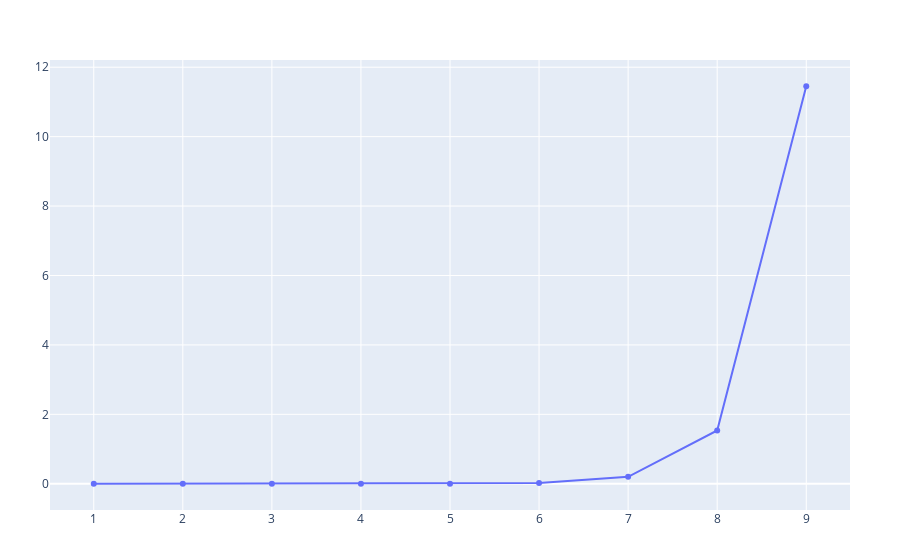

Notebook code for this chart:
### Code cell
plot(times, label="time", xlabel="log2(n)", ylabel="time (s)")

### Figure 1 — Plotly figure (JSON) as saved in the notebook; plotly's stock layout.template omitted (floating-point values rounded to 4 significant figures)
{"data": [{"label": "time", "type": "scatter", "x": [1, 2, 3, 4, 5, 6, 7, 8, 9], "xlabel": "log2(n)", "y": [4.917e-06, 4.146e-05, 5.833e-05, 0.0003292, 0.002685, 0.02099, 0.1994, 1.535, 11.45], "ylabel": "time (s)"}], "layout": {"margin": {"b": 50, "l": 50, "r": 50, "t": 60}}}
